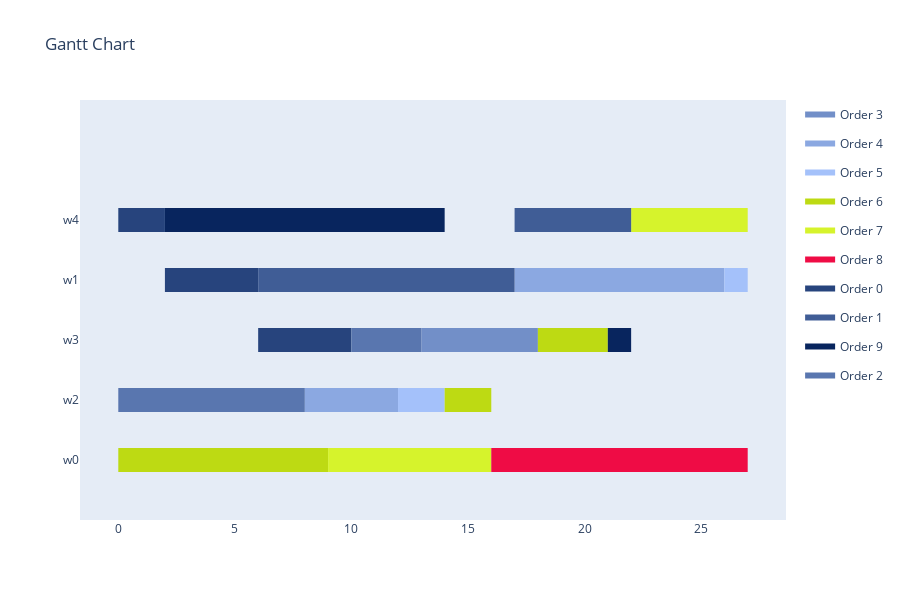

Notebook code for this chart:
### Markdown cell above
<h4>Visualize Schedule</h4>

### Code cell
visualize_schedule_demo(schedule, env, orders)

### Figure 1 — Plotly figure (JSON) as saved in the notebook; plotly's stock layout.template omitted (floating-point values rounded to 4 significant figures)
{"data": [{"fill": "toself", "fillcolor": "rgb(114, 143, 200)", "hoverinfo": "name", "legendgroup": "rgb(114, 143, 200)", "mode": "none", "name": "Order 3", "type": "scatter", "x": [13, 17, 17, 13, 13, 17, 18, 18, 17], "y": [1.8, 1.8, 2.2, 2.2, null, 1.8, 1.8, 2.2, 2.2]}, {"fill": "toself", "fillcolor": "rgb(139, 168, 225)", "hoverinfo": "name", "legendgroup": "rgb(139, 168, 225)", "mode": "none", "name": "Order 4", "type": "scatter", "x": [17, 21, 21, 17, 17, 21, 26, 26, 21, 21, 8, 12, 12, 8], "y": [2.8, 2.8, 3.2, 3.2, null, 2.8, 2.8, 3.2, 3.2, null, 0.8, 0.8, 1.2, 1.2]}, {"fill": "toself", "fillcolor": "rgb(164, 193, 250)", "hoverinfo": "name", "legendgroup": "rgb(164, 193, 250)", "mode": "none", "name": "Order 5", "type": "scatter", "x": [26, 27, 27, 26, 26, 12, 14, 14, 12], "y": [2.8, 2.8, 3.2, 3.2, null, 0.8, 0.8, 1.2, 1.2]}, {"fill": "toself", "fillcolor": "rgb(189, 218, 19)", "hoverinfo": "name", "legendgroup": "rgb(189, 218, 19)", "mode": "none", "name": "Order 6", "type": "scatter", "x": [18, 20, 20, 18, 18, 20, 21, 21, 20, 20, 14, 16, 16, 14, 14, 0, 9, 9, 0], "y": [1.8, 1.8, 2.2, 2.2, null, 1.8, 1.8, 2.2, 2.2, null, 0.8, 0.8, 1.2, 1.2, null, -0.2, -0.2, 0.2, 0.2]}, {"fill": "toself", "fillcolor": "rgb(214, 243, 44)", "hoverinfo": "name", "legendgroup": "rgb(214, 243, 44)", "mode": "none", "name": "Order 7", "type": "scatter", "x": [22, 27, 27, 22, 22, 9, 11, 11, 9, 9, 11, 16, 16, 11], "y": [3.8, 3.8, 4.2, 4.2, null, -0.2, -0.2, 0.2, 0.2, null, -0.2, -0.2, 0.2, 0.2]}, {"fill": "toself", "fillcolor": "rgb(239, 12, 69)", "hoverinfo": "name", "legendgroup": "rgb(239, 12, 69)", "mode": "none", "name": "Order 8", "type": "scatter", "x": [16, 18, 18, 16, 16, 18, 23, 23, 18, 18, 23, 27, 27, 23], "y": [-0.2, -0.2, 0.2, 0.2, null, -0.2, -0.2, 0.2, 0.2, null, -0.2, -0.2, 0.2, 0.2]}, {"fill": "toself", "fillcolor": "rgb(39, 68, 125)", "hoverinfo": "name", "legendgroup": "rgb(39, 68, 125)", "mode": "none", "name": "Order 0", "type": "scatter", "x": [0, 2, 2, 0, 0, 2, 6, 6, 2, 2, 6, 10, 10, 6], "y": [3.8, 3.8, 4.2, 4.2, null, 2.8, 2.8, 3.2, 3.2, null, 1.8, 1.8, 2.2, 2.2]}, {"fill": "toself", "fillcolor": "rgb(64, 93, 150)", "hoverinfo": "name", "legendgroup": "rgb(64, 93, 150)", "mode": "none", "name": "Order 1", "type": "scatter", "x": [17, 22, 22, 17, 17, 6, 11, 11, 6, 6, 11, 17, 17, 11], "y": [3.8, 3.8, 4.2, 4.2, null, 2.8, 2.8, 3.2, 3.2, null, 2.8, 2.8, 3.2, 3.2]}, {"fill": "toself", "fillcolor": "rgb(8, 37, 94)", "hoverinfo": "name", "legendgroup": "rgb(8, 37, 94)", "mode": "none", "name": "Order 9", "type": "scatter", "x": [2, 14, 14, 2, 2, 21, 22, 22, 21], "y": [3.8, 3.8, 4.2, 4.2, null, 1.8, 1.8, 2.2, 2.2]}, {"fill": "toself", "fillcolor": "rgb(89, 118, 175)", "hoverinfo": "name", "legendgroup": "rgb(89, 118, 175)", "mode": "none", "name": "Order 2", "type": "scatter", "x": [10, 12, 12, 10, 10, 12, 13, 13, 12, 12, 0, 6, 6, 0, 0, 6, 8, 8, 6], "y": [1.8, 1.8, 2.2, 2.2, null, 1.8, 1.8, 2.2, 2.2, null, 0.8, 0.8, 1.2, 1.2, null, 0.8, 0.8, 1.2, 1.2]}, {"legendgroup": "rgb(114, 143, 200)", "marker": {"color": "rgb(114, 143, 200)", "opacity": 0, "size": 1}, "mode": "markers", "name": "", "showlegend": false, "text": [null, null, null, null], "type": "scatter", "x": [13, 17, 17, 18], "y": [2, 2, 2, 2]}, {"legendgroup": "rgb(139, 168, 225)", "marker": {"color": "rgb(139, 168, 225)", "opacity": 0, "size": 1}, "mode": "markers", "name": "", "showlegend": false, "text": [null, null, null, null, null, null], "type": "scatter", "x": [17, 21, 21, 26, 8, 12], "y": [3, 3, 3, 3, 1, 1]}, {"legendgroup": "rgb(164, 193, 250)", "marker": {"color": "rgb(164, 193, 250)", "opacity": 0, "size": 1}, "mode": "markers", "name": "", "showlegend": false, "text": [null, null, null, null], "type": "scatter", "x": [26, 27, 12, 14], "y": [3, 3, 1, 1]}, {"legendgroup": "rgb(189, 218, 19)", "marker": {"color": "rgb(189, 218, 19)", "opacity": 0, "size": 1}, "mode": "markers", "name": "", "showlegend": false, "text": [null, null, null, null, null, null, null, null], "type": "scatter", "x": [18, 20, 20, 21, 14, 16, 0, 9], "y": [2, 2, 2, 2, 1, 1, 0, 0]}, {"legendgroup": "rgb(214, 243, 44)", "marker": {"color": "rgb(214, 243, 44)", "opacity": 0, "size": 1}, "mode": "markers", "name": "", "showlegend": false, "text": [null, null, null, null, null, null], "type": "scatter", "x": [22, 27, 9, 11, 11, 16], "y": [4, 4, 0, 0, 0, 0]}, {"legendgroup": "rgb(239, 12, 69)", "marker": {"color": "rgb(239, 12, 69)", "opacity": 0, "size": 1}, "mode": "markers", "name": "", "showlegend": false, "text": [null, null, null, null, null, null], "type": "scatter", "x": [16, 18, 18, 23, 23, 27], "y": [0, 0, 0, 0, 0, 0]}, {"legendgroup": "rgb(39, 68, 125)", "marker": {"color": "rgb(39, 68, 125)", "opacity": 0, "size": 1}, "mode": "markers", "name": "", "showlegend": false, "text": [null, null, null, null, null, null], "type": "scatter", "x": [0, 2, 2, 6, 6, 10], "y": [4, 4, 3, 3, 2, 2]}, {"legendgroup": "rgb(64, 93, 150)", "marker": {"color": "rgb(64, 93, 150)", "opacity": 0, "size": 1}, "mode": "markers", "name": "", "showlegend": false, "text": [null, null, null, null, null, null], "type": "scatter", "x": [17, 22, 6, 11, 11, 17], "y": [4, 4, 3, 3, 3, 3]}, {"legendgroup": "rgb(8, 37, 94)", "marker": {"color": "rgb(8, 37, 94)", "opacity": 0, "size": 1}, "mode": "markers", "name": "", "showlegend": false, "text": [null, null, null, null], "type": "scatter", "x": [2, 14, 21, 22], "y": [4, 4, 2, 2]}, {"legendgroup": "rgb(89, 118, 175)", "marker": {"color": "rgb(89, 118, 175)", "opacity": 0, "size": 1}, "mode": "markers", "name": "", "showlegend": false, "text": [null, null, null, null, null, null, null, null], "type": "scatter", "x": [10, 12, 12, 13, 0, 6, 6, 8], "y": [2, 2, 2, 2, 1, 1, 1, 1]}], "layout": {"height": 600, "hovermode": "closest", "showlegend": true, "title": {"text": "Gantt Chart"}, "xaxis": {"rangeselector": {"buttons": [{"count": 7, "label": "1w", "step": "day", "stepmode": "backward"}, {"count": 1, "label": "1m", "step": "month", "stepmode": "backward"}, {"count": 6, "label": "6m", "step": "month", "stepmode": "backward"}, {"count": 1, "label": "YTD", "step": "year", "stepmode": "todate"}, {"count": 1, "label": "1y", "step": "year", "stepmode": "backward"}, {"step": "all"}]}, "showgrid": false, "type": "linear", "zeroline": false}, "yaxis": {"autorange": false, "range": [-1, 6], "showgrid": false, "ticktext": ["w0", "w2", "w3", "w1", "w4"], "tickvals": [0, 1, 2, 3, 4], "zeroline": false}}}
